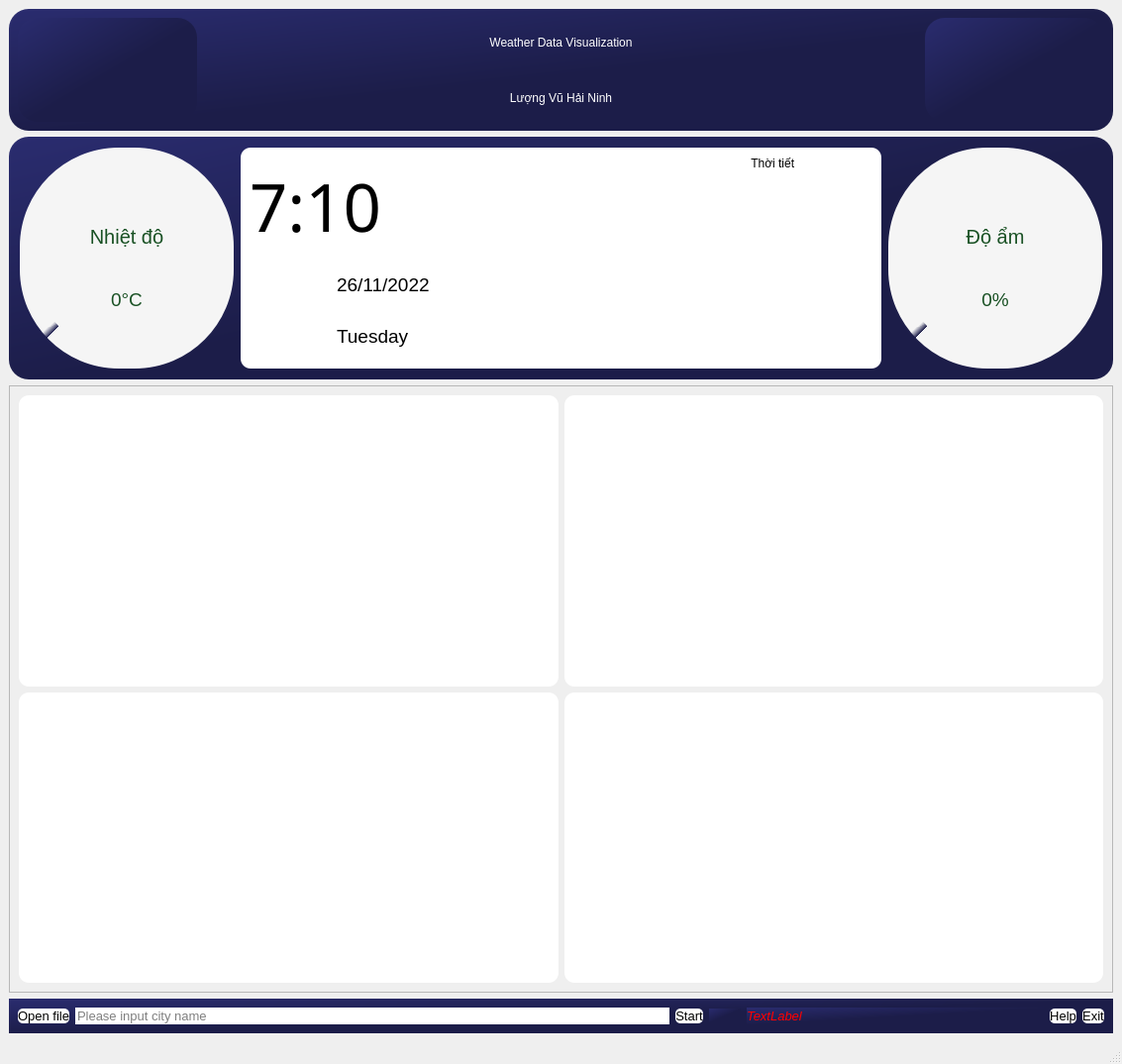
<?xml version="1.0" encoding="UTF-8"?>
<ui version="4.0">
 <class>MainWindow</class>
 <widget class="QMainWindow" name="MainWindow">
  <property name="geometry">
   <rect>
    <x>0</x>
    <y>0</y>
    <width>1133</width>
    <height>1074</height>
   </rect>
  </property>
  <property name="windowTitle">
   <string>MainWindow</string>
  </property>
  <widget class="QWidget" name="centralwidget">
   <layout class="QVBoxLayout" name="verticalLayout" stretch="2,4,10,0">
    <item>
     <widget class="QFrame" name="frame">
      <property name="styleSheet">
       <string notr="true">background-color: qlineargradient(spread:pad, x1:0, y1:0, x2:1, y2:1, stop:0 rgba(42, 44, 111, 255), stop:0.521368 rgba(28, 29, 73, 255));
border-radius:20px;</string>
      </property>
      <property name="frameShape">
       <enum>QFrame::StyledPanel</enum>
      </property>
      <property name="frameShadow">
       <enum>QFrame::Raised</enum>
      </property>
      <layout class="QHBoxLayout" name="horizontalLayout_3" stretch="1,4,1">
       <item>
        <widget class="QLabel" name="label">
         <property name="styleSheet">
          <string notr="true">image: url(:/img/main_logo.png);</string>
         </property>
         <property name="text">
          <string/>
         </property>
        </widget>
       </item>
       <item>
        <layout class="QVBoxLayout" name="verticalLayout_2">
         <item>
          <widget class="QLabel" name="label_2">
           <property name="styleSheet">
            <string notr="true">color: rgb(255, 255, 255);
font: 15 italic 19pt &quot;League Spartan&quot;;
background-color: none;</string>
           </property>
           <property name="text">
            <string>Weather Data Visualization</string>
           </property>
           <property name="alignment">
            <set>Qt::AlignCenter</set>
           </property>
          </widget>
         </item>
         <item>
          <widget class="QLabel" name="label_3">
           <property name="styleSheet">
            <string notr="true">color: rgb(255, 255, 255);
font: 15 italic 19pt &quot;League Spartan&quot;;
background-color: none;</string>
           </property>
           <property name="text">
            <string>Lượng Vũ Hải Ninh</string>
           </property>
           <property name="alignment">
            <set>Qt::AlignCenter</set>
           </property>
          </widget>
         </item>
        </layout>
       </item>
       <item>
        <widget class="QLabel" name="label_5">
         <property name="styleSheet">
          <string notr="true">image: url(:/img/Logo_khoa_dien.png);</string>
         </property>
         <property name="text">
          <string/>
         </property>
        </widget>
       </item>
      </layout>
     </widget>
    </item>
    <item>
     <widget class="QFrame" name="frame_2">
      <property name="styleSheet">
       <string notr="true">border-radius:20px;
background-color: qlineargradient(spread:pad, x1:0, y1:0, x2:1, y2:1, stop:0 rgba(42, 44, 111, 255), stop:0.521368 rgba(28, 29, 73, 255));</string>
      </property>
      <property name="frameShape">
       <enum>QFrame::StyledPanel</enum>
      </property>
      <property name="frameShadow">
       <enum>QFrame::Raised</enum>
      </property>
      <layout class="QHBoxLayout" name="horizontalLayout" stretch="1,0,3,0,1">
       <property name="spacing">
        <number>7</number>
       </property>
       <property name="leftMargin">
        <number>11</number>
       </property>
       <property name="topMargin">
        <number>11</number>
       </property>
       <property name="rightMargin">
        <number>11</number>
       </property>
       <property name="bottomMargin">
        <number>11</number>
       </property>
       <item>
        <widget class="QFrame" name="frame_9">
         <property name="enabled">
          <bool>false</bool>
         </property>
         <property name="styleSheet">
          <string notr="true">/*background-color: qconicalgradient(cx:0.5, cy:0.5, angle:224.5, stop:0 rgba(245, 245, 245, 255), stop:0.25 rgba(245, 245, 245, 255), stop:0.251351 rgba(0, 0, 0, 0));
*/
border-radius: 100px;
background-color: qconicalgradient(cx:0.5, cy:0.5, angle:224.5, stop:0 rgba(245, 245, 245, 255), stop:0.99005 rgba(245, 245, 245, 255), stop:1 rgba(0, 0, 0, 0));</string>
         </property>
         <property name="frameShape">
          <enum>QFrame::StyledPanel</enum>
         </property>
         <property name="frameShadow">
          <enum>QFrame::Raised</enum>
         </property>
         <layout class="QHBoxLayout" name="horizontalLayout_22">
          <property name="leftMargin">
           <number>14</number>
          </property>
          <property name="topMargin">
           <number>14</number>
          </property>
          <property name="rightMargin">
           <number>14</number>
          </property>
          <property name="bottomMargin">
           <number>14</number>
          </property>
          <item>
           <widget class="QFrame" name="frame_nhietdo">
            <property name="styleSheet">
             <string notr="true">background-color: rgb(245, 245, 245);
border-radius: 92px;</string>
            </property>
            <property name="frameShape">
             <enum>QFrame::StyledPanel</enum>
            </property>
            <property name="frameShadow">
             <enum>QFrame::Raised</enum>
            </property>
            <layout class="QVBoxLayout" name="verticalLayout_19">
             <property name="topMargin">
              <number>30</number>
             </property>
             <item>
              <widget class="QPushButton" name="pushButton_33">
               <property name="font">
                <font>
                 <family>Segoe UI</family>
                 <pointsize>15</pointsize>
                 <weight>50</weight>
                 <bold>false</bold>
                </font>
               </property>
               <property name="styleSheet">
                <string notr="true">color: qlineargradient(spread:pad, x1:0, y1:0, x2:0, y2:1, stop:0 rgba(0, 201, 0, 255), stop:1 rgba(25, 81, 36, 255));
background-color: rgba(0, 0, 0, 0);</string>
               </property>
               <property name="text">
                <string>Nhiệt độ</string>
               </property>
              </widget>
             </item>
             <item>
              <widget class="QPushButton" name="pushButton_34">
               <property name="font">
                <font>
                 <family>Segoe UI</family>
                 <pointsize>14</pointsize>
                </font>
               </property>
               <property name="styleSheet">
                <string notr="true">color: qlineargradient(spread:pad, x1:0, y1:0, x2:0, y2:1, stop:0 rgba(0, 201, 0, 255), stop:1 rgba(25, 81, 36, 255));
background-color: rgba(0, 0, 0, 0);</string>
               </property>
               <property name="text">
                <string>0°C</string>
               </property>
              </widget>
             </item>
            </layout>
           </widget>
          </item>
         </layout>
        </widget>
       </item>
       <item>
        <spacer name="horizontalSpacer">
         <property name="orientation">
          <enum>Qt::Horizontal</enum>
         </property>
         <property name="sizeHint" stdset="0">
          <size>
           <width>0</width>
           <height>20</height>
          </size>
         </property>
        </spacer>
       </item>
       <item>
        <widget class="QFrame" name="frame_view">
         <property name="styleSheet">
          <string notr="true">border-radius:10px;
background-color: rgb(255, 255, 255);</string>
         </property>
         <property name="frameShape">
          <enum>QFrame::StyledPanel</enum>
         </property>
         <property name="frameShadow">
          <enum>QFrame::Raised</enum>
         </property>
         <property name="lineWidth">
          <number>1</number>
         </property>
         <layout class="QHBoxLayout" name="horizontalLayout_5" stretch="2,1">
          <item>
           <layout class="QHBoxLayout" name="horizontalLayout_8">
            <item>
             <layout class="QVBoxLayout" name="verticalLayout_4">
              <item>
               <widget class="QLabel" name="Time">
                <property name="font">
                 <font>
                  <family>Stencil</family>
                  <pointsize>50</pointsize>
                  <weight>50</weight>
                  <italic>false</italic>
                  <bold>false</bold>
                 </font>
                </property>
                <property name="styleSheet">
                 <string notr="true">border: 0px solid black;
font: 48pt &quot;Varino Extrude&quot;rgb(0, 0, 0);
font: 50pt &quot;Stencil&quot;rgb(0, 0, 0);
</string>
                </property>
                <property name="text">
                 <string>&lt;html&gt;&lt;head/&gt;&lt;body&gt;&lt;p&gt;&lt;span style=&quot; color:#000000;&quot;&gt;7:10&lt;/span&gt;&lt;/p&gt;&lt;/body&gt;&lt;/html&gt;</string>
                </property>
                <property name="alignment">
                 <set>Qt::AlignLeading|Qt::AlignLeft|Qt::AlignVCenter</set>
                </property>
               </widget>
              </item>
              <item>
               <layout class="QHBoxLayout" name="horizontalLayout_9" stretch="1,4">
                <item>
                 <widget class="QFrame" name="frame_10">
                  <property name="styleSheet">
                   <string notr="true">border: 0px solid;
image: url(:/img/agenda.png);

</string>
                  </property>
                  <property name="frameShape">
                   <enum>QFrame::StyledPanel</enum>
                  </property>
                  <property name="frameShadow">
                   <enum>QFrame::Raised</enum>
                  </property>
                 </widget>
                </item>
                <item>
                 <layout class="QVBoxLayout" name="verticalLayout_6">
                  <item>
                   <widget class="QLabel" name="day">
                    <property name="styleSheet">
                     <string notr="true">border: 0px solid;

</string>
                    </property>
                    <property name="text">
                     <string>&lt;html&gt;&lt;head/&gt;&lt;body&gt;&lt;p&gt;&lt;span style=&quot; font-size:14pt;&quot;&gt;26/11/2022&lt;/span&gt;&lt;/p&gt;&lt;/body&gt;&lt;/html&gt;</string>
                    </property>
                   </widget>
                  </item>
                  <item>
                   <widget class="QLabel" name="thu">
                    <property name="styleSheet">
                     <string notr="true">border: 0px solid;
font: 10pt &quot;MS Shell Dlg 2&quot;;
</string>
                    </property>
                    <property name="text">
                     <string>&lt;html&gt;&lt;head/&gt;&lt;body&gt;&lt;p&gt;&lt;span style=&quot; font-size:14pt;&quot;&gt;Tuesday&lt;/span&gt;&lt;/p&gt;&lt;/body&gt;&lt;/html&gt;</string>
                    </property>
                   </widget>
                  </item>
                 </layout>
                </item>
               </layout>
              </item>
             </layout>
            </item>
           </layout>
          </item>
          <item>
           <layout class="QVBoxLayout" name="verticalLayout_5" stretch="0,3">
            <item>
             <widget class="QLabel" name="label_4">
              <property name="styleSheet">
               <string notr="true">font: 14pt &quot;MS Shell Dlg 2&quot;;
</string>
              </property>
              <property name="text">
               <string>  Thời tiết</string>
              </property>
              <property name="alignment">
               <set>Qt::AlignCenter</set>
              </property>
             </widget>
            </item>
            <item>
             <widget class="QPushButton" name="picture">
              <property name="enabled">
               <bool>false</bool>
              </property>
              <property name="sizePolicy">
               <sizepolicy hsizetype="Preferred" vsizetype="Preferred">
                <horstretch>0</horstretch>
                <verstretch>0</verstretch>
               </sizepolicy>
              </property>
              <property name="styleSheet">
               <string notr="true">image: url(:/img/sum.png);</string>
              </property>
              <property name="text">
               <string/>
              </property>
             </widget>
            </item>
           </layout>
          </item>
         </layout>
        </widget>
       </item>
       <item>
        <spacer name="horizontalSpacer_2">
         <property name="orientation">
          <enum>Qt::Horizontal</enum>
         </property>
         <property name="sizeHint" stdset="0">
          <size>
           <width>0</width>
           <height>20</height>
          </size>
         </property>
        </spacer>
       </item>
       <item>
        <widget class="QFrame" name="frame_do_am">
         <property name="enabled">
          <bool>false</bool>
         </property>
         <property name="styleSheet">
          <string notr="true">background-color: qconicalgradient(cx:0.5, cy:0.5, angle:224.5, stop:0 rgba(245, 245, 245, 255), stop:0.25 rgba(245, 245, 245, 255), stop:0.251351 rgba(0, 0, 0, 0));
border-radius: 100px;
background-color: qconicalgradient(cx:0.5, cy:0.5, angle:224.5, stop:0 rgba(245, 245, 245, 255), stop:0.99005 rgba(245, 245, 245, 255), stop:1 rgba(0, 0, 0, 0));</string>
         </property>
         <property name="frameShape">
          <enum>QFrame::StyledPanel</enum>
         </property>
         <property name="frameShadow">
          <enum>QFrame::Raised</enum>
         </property>
         <layout class="QHBoxLayout" name="horizontalLayout_23">
          <property name="leftMargin">
           <number>14</number>
          </property>
          <property name="topMargin">
           <number>14</number>
          </property>
          <property name="rightMargin">
           <number>14</number>
          </property>
          <property name="bottomMargin">
           <number>14</number>
          </property>
          <item>
           <widget class="QFrame" name="frame_40">
            <property name="styleSheet">
             <string notr="true">background-color: rgb(245, 245, 245);
border-radius: 92px;</string>
            </property>
            <property name="frameShape">
             <enum>QFrame::StyledPanel</enum>
            </property>
            <property name="frameShadow">
             <enum>QFrame::Raised</enum>
            </property>
            <layout class="QVBoxLayout" name="verticalLayout_81">
             <property name="topMargin">
              <number>30</number>
             </property>
             <item>
              <widget class="QPushButton" name="pushButton_35">
               <property name="font">
                <font>
                 <family>Segoe UI</family>
                 <pointsize>15</pointsize>
                 <weight>50</weight>
                 <bold>false</bold>
                </font>
               </property>
               <property name="styleSheet">
                <string notr="true">color: qlineargradient(spread:pad, x1:0, y1:0, x2:0, y2:1, stop:0 rgba(0, 201, 0, 255), stop:1 rgba(25, 81, 36, 255));
background-color: rgba(0, 0, 0, 0);</string>
               </property>
               <property name="text">
                <string>Độ ẩm</string>
               </property>
              </widget>
             </item>
             <item>
              <widget class="QPushButton" name="pushButton_36">
               <property name="font">
                <font>
                 <family>Segoe UI</family>
                 <pointsize>14</pointsize>
                </font>
               </property>
               <property name="styleSheet">
                <string notr="true">color: qlineargradient(spread:pad, x1:0, y1:0, x2:0, y2:1, stop:0 rgba(0, 201, 0, 255), stop:1 rgba(25, 81, 36, 255));
background-color: rgba(0, 0, 0, 0);</string>
               </property>
               <property name="text">
                <string>0%</string>
               </property>
              </widget>
             </item>
            </layout>
           </widget>
          </item>
         </layout>
        </widget>
       </item>
      </layout>
     </widget>
    </item>
    <item>
     <widget class="QFrame" name="frame_3">
      <property name="styleSheet">
       <string notr="true"/>
      </property>
      <property name="frameShape">
       <enum>QFrame::StyledPanel</enum>
      </property>
      <property name="frameShadow">
       <enum>QFrame::Raised</enum>
      </property>
      <layout class="QGridLayout" name="gridLayout_2">
       <item row="0" column="0">
        <widget class="QFrame" name="frame_chart1">
         <property name="styleSheet">
          <string notr="true">border-radius:10px;
background-color:rgb(255, 255, 255);

</string>
         </property>
         <property name="frameShape">
          <enum>QFrame::StyledPanel</enum>
         </property>
         <property name="frameShadow">
          <enum>QFrame::Raised</enum>
         </property>
         <layout class="QVBoxLayout" name="verticalLayout_23" stretch="5">
          <item>
           <layout class="QVBoxLayout" name="line_chart"/>
          </item>
         </layout>
        </widget>
       </item>
       <item row="0" column="1">
        <widget class="QFrame" name="frame_chart2">
         <property name="styleSheet">
          <string notr="true">border-radius:10px;
background-color: rgb(255, 255, 255);</string>
         </property>
         <property name="frameShape">
          <enum>QFrame::StyledPanel</enum>
         </property>
         <property name="frameShadow">
          <enum>QFrame::Raised</enum>
         </property>
         <layout class="QVBoxLayout" name="verticalLayout_21" stretch="0">
          <item>
           <layout class="QVBoxLayout" name="scatter_chart"/>
          </item>
         </layout>
        </widget>
       </item>
       <item row="1" column="0">
        <widget class="QFrame" name="frame_chart3">
         <property name="styleSheet">
          <string notr="true">border-radius:10px;
background-color: rgb(255, 255, 255);</string>
         </property>
         <property name="frameShape">
          <enum>QFrame::StyledPanel</enum>
         </property>
         <property name="frameShadow">
          <enum>QFrame::Raised</enum>
         </property>
         <layout class="QVBoxLayout" name="verticalLayout_22" stretch="5">
          <item>
           <layout class="QVBoxLayout" name="bar_chart"/>
          </item>
         </layout>
        </widget>
       </item>
       <item row="1" column="1">
        <widget class="QFrame" name="frame_chart4">
         <property name="styleSheet">
          <string notr="true">border-radius:10px;
background-color: rgb(255, 255, 255);</string>
         </property>
         <property name="frameShape">
          <enum>QFrame::StyledPanel</enum>
         </property>
         <property name="frameShadow">
          <enum>QFrame::Raised</enum>
         </property>
         <layout class="QVBoxLayout" name="verticalLayout_20" stretch="0">
          <item>
           <layout class="QVBoxLayout" name="histogram_chart"/>
          </item>
         </layout>
        </widget>
       </item>
      </layout>
     </widget>
    </item>
    <item>
     <widget class="QFrame" name="frame_4">
      <property name="styleSheet">
       <string notr="true">border-radius:170px;
background-color: qlineargradient(spread:pad, x1:0, y1:0, x2:1, y2:1, stop:0 rgba(42, 44, 111, 255), stop:0.521368 rgba(28, 29, 73, 255));</string>
      </property>
      <property name="frameShape">
       <enum>QFrame::StyledPanel</enum>
      </property>
      <property name="frameShadow">
       <enum>QFrame::Raised</enum>
      </property>
      <layout class="QHBoxLayout" name="horizontalLayout_2" stretch="0,2,0,0,1,0,0">
       <item>
        <widget class="QPushButton" name="load_button">
         <property name="font">
          <font>
           <pointsize>10</pointsize>
          </font>
         </property>
         <property name="cursor">
          <cursorShape>PointingHandCursor</cursorShape>
         </property>
         <property name="styleSheet">
          <string notr="true">QPushButton {
	background-color: rgb(255, 255, 255);
	border-radius:5px;
}
QPushButton:hover {
	background-color: rgb(154, 153, 150);
}
QPushButton:pressed{
	background-color: rgb(0, 0, 0);
	color:rgb(255, 255, 255);
}
	</string>
         </property>
         <property name="text">
          <string>Open file</string>
         </property>
        </widget>
       </item>
       <item>
        <widget class="QLineEdit" name="lineEdit">
         <property name="font">
          <font>
           <pointsize>10</pointsize>
          </font>
         </property>
         <property name="styleSheet">
          <string notr="true">background-color: rgb(255, 255, 255);
border-radius:10px;</string>
         </property>
         <property name="placeholderText">
          <string>Please input city name</string>
         </property>
        </widget>
       </item>
       <item>
        <widget class="QPushButton" name="start_button">
         <property name="font">
          <font>
           <pointsize>10</pointsize>
          </font>
         </property>
         <property name="cursor">
          <cursorShape>PointingHandCursor</cursorShape>
         </property>
         <property name="styleSheet">
          <string notr="true">QPushButton {
	background-color: rgb(255, 255, 255);
	border-radius:5px;
}
QPushButton:hover {
	background-color: rgb(154, 153, 150);
}
QPushButton:pressed{
	background-color: rgb(0, 0, 0);
	color:rgb(255, 255, 255);
}
	</string>
         </property>
         <property name="text">
          <string>Start</string>
         </property>
        </widget>
       </item>
       <item>
        <widget class="QPushButton" name="voice">
         <property name="cursor">
          <cursorShape>PointingHandCursor</cursorShape>
         </property>
         <property name="styleSheet">
          <string notr="true">image: url(:/img/mc.png);</string>
         </property>
         <property name="text">
          <string/>
         </property>
        </widget>
       </item>
       <item>
        <widget class="QLabel" name="notice_label">
         <property name="font">
          <font>
           <pointsize>10</pointsize>
           <italic>true</italic>
          </font>
         </property>
         <property name="text">
          <string>&lt;html&gt;&lt;head/&gt;&lt;body&gt;&lt;p&gt;&lt;span style=&quot; color:#ff0000;&quot;&gt;TextLabel&lt;/span&gt;&lt;/p&gt;&lt;/body&gt;&lt;/html&gt;</string>
         </property>
        </widget>
       </item>
       <item>
        <widget class="QPushButton" name="help_button">
         <property name="font">
          <font>
           <pointsize>10</pointsize>
          </font>
         </property>
         <property name="cursor">
          <cursorShape>PointingHandCursor</cursorShape>
         </property>
         <property name="styleSheet">
          <string notr="true">QPushButton {
	background-color: rgb(255, 255, 255);
	border-radius:5px;
}
QPushButton:hover {
	background-color: rgb(154, 153, 150);
}
QPushButton:pressed{
	background-color: rgb(0, 0, 0);
	color:rgb(255, 255, 255);
}
	</string>
         </property>
         <property name="text">
          <string>Help</string>
         </property>
        </widget>
       </item>
       <item>
        <widget class="QPushButton" name="exit_button">
         <property name="font">
          <font>
           <pointsize>10</pointsize>
          </font>
         </property>
         <property name="cursor">
          <cursorShape>PointingHandCursor</cursorShape>
         </property>
         <property name="styleSheet">
          <string notr="true">QPushButton {
	background-color: rgb(255, 255, 255);
	border-radius:5px;
}
QPushButton:hover {
	background-color: rgb(154, 153, 150);
}
QPushButton:pressed{
	background-color: rgb(237, 51, 59);
	color: rgb(255, 255, 255);
}
	</string>
         </property>
         <property name="text">
          <string>Exit</string>
         </property>
        </widget>
       </item>
      </layout>
     </widget>
    </item>
   </layout>
  </widget>
  <widget class="QMenuBar" name="menubar">
   <property name="geometry">
    <rect>
     <x>0</x>
     <y>0</y>
     <width>1133</width>
     <height>26</height>
    </rect>
   </property>
  </widget>
  <widget class="QStatusBar" name="statusbar"/>
 </widget>
 <resources/>
 <connections/>
</ui>
